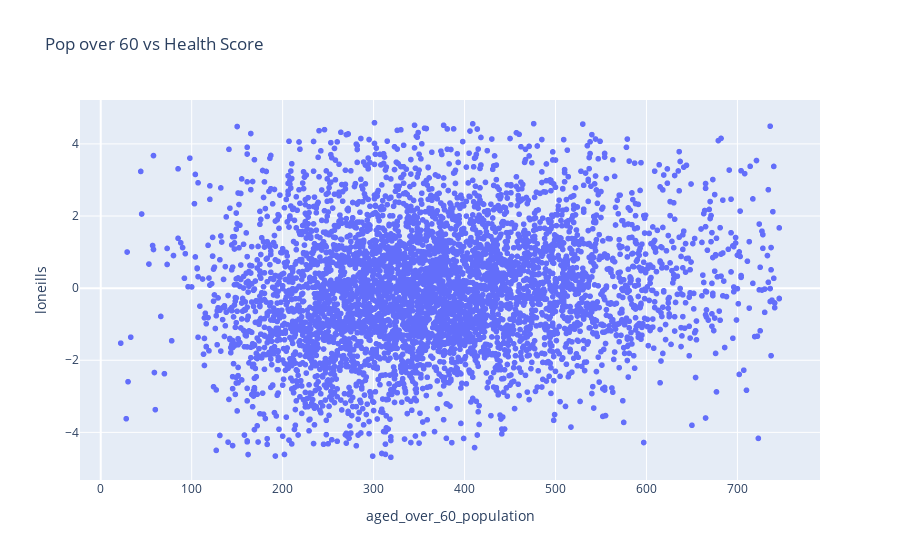

Notebook cell for this chart:
### Code cell
fig = px.scatter(loneliness_health, y='loneills', x='aged_over_60_population', title='Pop over 60 vs Health Score')
fig.show()

### Figure 1 — Plotly figure (JSON) as saved in the notebook; plotly's stock layout.template omitted (floating-point values rounded to 4 significant figures; data arrays with more than 128 entries replaced by an {"elided": "..."} marker saying what was removed)
{"data": [{"hovertemplate": "aged_over_60_population=%{x}<br>loneills=%{y}<extra></extra>", "legendgroup": "", "marker": {"color": "#636efa", "symbol": "circle"}, "mode": "markers", "name": "", "showlegend": false, "type": "scattergl", "x": {"elided": "4943 int values"}, "xaxis": "x", "y": {"elided": "4943 float values"}, "yaxis": "y"}], "layout": {"autosize": true, "legend": {"tracegroupgap": 0}, "title": {"text": "Pop over 60 vs Health Score"}, "xaxis": {"anchor": "y", "autorange": true, "domain": [0, 1], "range": [-20.91, 788.9], "title": {"text": "aged_over_60_population"}, "type": "linear"}, "yaxis": {"anchor": "x", "autorange": true, "domain": [0, 1], "range": [-5.37, 5.267], "title": {"text": "loneills"}, "type": "linear"}}}
